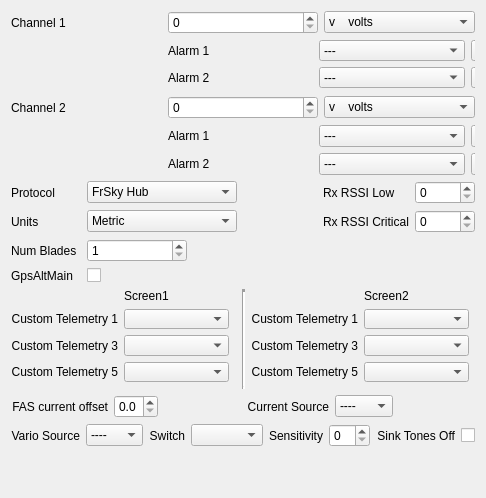
     <widget class="QWidget" name="tab">
      <attribute name="title">
       <string>FrSky</string>
      </attribute>
      <layout class="QVBoxLayout" name="verticalLayout">
       <item>
        <layout class="QGridLayout" name="gridLayout_22">
         <item row="0" column="0">
          <widget class="QLabel" name="label_104">
           <property name="text">
            <string>Channel 1</string>
           </property>
          </widget>
         </item>
         <item row="0" column="2">
          <widget class="QComboBox" name="frsky_type_0">
           <item>
            <property name="text">
             <string>v    volts</string>
            </property>
           </item>
           <item>
            <property name="text">
             <string>---  raw</string>
            </property>
           </item>
           <item>
            <property name="text">
             <string>V    volts x 2</string>
            </property>
           </item>
           <item>
            <property name="text">
             <string>A    Amps</string>
            </property>
           </item>
          </widget>
         </item>
         <item row="0" column="1">
          <widget class="QSpinBox" name="frsky_ratio_0">
           <property name="maximum">
            <number>255</number>
           </property>
          </widget>
         </item>
         <item row="1" column="1" colspan="2">
          <widget class="QWidget" name="widgetAlarm1" native="true">
           <property name="minimumSize">
            <size>
             <width>0</width>
             <height>50</height>
            </size>
           </property>
           <widget class="QWidget" name="layoutWidget">
            <property name="geometry">
             <rect>
              <x>0</x>
              <y>0</y>
              <width>599</width>
              <height>48</height>
             </rect>
            </property>
            <layout class="QGridLayout" name="gridLayout_21">
             <item row="0" column="0">
              <widget class="QLabel" name="label_105">
               <property name="text">
                <string>Alarm 1</string>
               </property>
              </widget>
             </item>
             <item row="0" column="1">
              <widget class="QComboBox" name="frsky_level_0_0">
               <item>
                <property name="text">
                 <string>---</string>
                </property>
               </item>
               <item>
                <property name="text">
                 <string>Yellow</string>
                </property>
               </item>
               <item>
                <property name="text">
                 <string>Orange</string>
                </property>
               </item>
               <item>
                <property name="text">
                 <string>Red</string>
                </property>
               </item>
              </widget>
             </item>
             <item row="0" column="2">
              <widget class="QComboBox" name="frsky_gr_0_0">
               <item>
                <property name="text">
                 <string>&lt;</string>
                </property>
               </item>
               <item>
                <property name="text">
                 <string>&gt;</string>
                </property>
               </item>
              </widget>
             </item>
             <item row="1" column="0">
              <widget class="QLabel" name="label_109">
               <property name="text">
                <string>Alarm 2</string>
               </property>
              </widget>
             </item>
             <item row="1" column="1">
              <widget class="QComboBox" name="frsky_level_0_1">
               <item>
                <property name="text">
                 <string>---</string>
                </property>
               </item>
               <item>
                <property name="text">
                 <string>Yellow</string>
                </property>
               </item>
               <item>
                <property name="text">
                 <string>Orange</string>
                </property>
               </item>
               <item>
                <property name="text">
                 <string>Red</string>
                </property>
               </item>
              </widget>
             </item>
             <item row="1" column="2">
              <widget class="QComboBox" name="frsky_gr_0_1">
               <item>
                <property name="text">
                 <string>&lt;</string>
                </property>
               </item>
               <item>
                <property name="text">
                 <string>&gt;</string>
                </property>
               </item>
              </widget>
             </item>
             <item row="1" column="3">
              <widget class="QSpinBox" name="frsky_val_0_1">
               <property name="maximum">
                <number>255</number>
               </property>
              </widget>
             </item>
             <item row="0" column="3">
              <widget class="QSpinBox" name="frsky_val_0_0">
               <property name="maximum">
                <number>255</number>
               </property>
              </widget>
             </item>
            </layout>
           </widget>
          </widget>
         </item>
        </layout>
       </item>
       <item>
        <layout class="QGridLayout" name="gridLayout_23">
         <item row="0" column="0">
          <widget class="QLabel" name="label_110">
           <property name="text">
            <string>Channel 2</string>
           </property>
          </widget>
         </item>
         <item row="0" column="2">
          <widget class="QComboBox" name="frsky_type_1">
           <item>
            <property name="text">
             <string>v    volts</string>
            </property>
           </item>
           <item>
            <property name="text">
             <string>---   raw</string>
            </property>
           </item>
           <item>
            <property name="text">
             <string>V     volts x 2</string>
            </property>
           </item>
           <item>
            <property name="text">
             <string>A     Amps</string>
            </property>
           </item>
          </widget>
         </item>
         <item row="0" column="1">
          <widget class="QSpinBox" name="frsky_ratio_1">
           <property name="maximum">
            <number>255</number>
           </property>
          </widget>
         </item>
         <item row="1" column="1" colspan="2">
          <widget class="QWidget" name="widgetAlarm2" native="true">
           <property name="minimumSize">
            <size>
             <width>0</width>
             <height>50</height>
            </size>
           </property>
           <widget class="QWidget" name="layoutWidget1">
            <property name="geometry">
             <rect>
              <x>0</x>
              <y>0</y>
              <width>599</width>
              <height>50</height>
             </rect>
            </property>
            <layout class="QGridLayout" name="gridLayout_24">
             <item row="0" column="0">
              <widget class="QLabel" name="label_111">
               <property name="text">
                <string>Alarm 1</string>
               </property>
              </widget>
             </item>
             <item row="0" column="1">
              <widget class="QComboBox" name="frsky_level_1_0">
               <item>
                <property name="text">
                 <string>---</string>
                </property>
               </item>
               <item>
                <property name="text">
                 <string>Yellow</string>
                </property>
               </item>
               <item>
                <property name="text">
                 <string>Orange</string>
                </property>
               </item>
               <item>
                <property name="text">
                 <string>Red</string>
                </property>
               </item>
              </widget>
             </item>
             <item row="0" column="2">
              <widget class="QComboBox" name="frsky_gr_1_0">
               <item>
                <property name="text">
                 <string>&lt;</string>
                </property>
               </item>
               <item>
                <property name="text">
                 <string>&gt;</string>
                </property>
               </item>
              </widget>
             </item>
             <item row="1" column="0">
              <widget class="QLabel" name="label_112">
               <property name="text">
                <string>Alarm 2</string>
               </property>
              </widget>
             </item>
             <item row="1" column="1">
              <widget class="QComboBox" name="frsky_level_1_1">
               <item>
                <property name="text">
                 <string>---</string>
                </property>
               </item>
               <item>
                <property name="text">
                 <string>Yellow</string>
                </property>
               </item>
               <item>
                <property name="text">
                 <string>Orange</string>
                </property>
               </item>
               <item>
                <property name="text">
                 <string>Red</string>
                </property>
               </item>
              </widget>
             </item>
             <item row="1" column="2">
              <widget class="QComboBox" name="frsky_gr_1_1">
               <item>
                <property name="text">
                 <string>&lt;</string>
                </property>
               </item>
               <item>
                <property name="text">
                 <string>&gt;</string>
                </property>
               </item>
              </widget>
             </item>
             <item row="1" column="3">
              <widget class="QSpinBox" name="frsky_val_1_1">
               <property name="maximum">
                <number>255</number>
               </property>
              </widget>
             </item>
             <item row="0" column="3">
              <widget class="QSpinBox" name="frsky_val_1_0">
               <property name="maximum">
                <number>255</number>
               </property>
              </widget>
             </item>
            </layout>
           </widget>
          </widget>
         </item>
        </layout>
       </item>
       <item>
        <layout class="QGridLayout" name="gridLayout_6">
         <item row="0" column="0">
          <widget class="QLabel" name="label_122">
           <property name="minimumSize">
            <size>
             <width>70</width>
             <height>0</height>
            </size>
           </property>
           <property name="maximumSize">
            <size>
             <width>100</width>
             <height>16777215</height>
            </size>
           </property>
           <property name="text">
            <string>Protocol</string>
           </property>
          </widget>
         </item>
         <item row="0" column="1">
          <widget class="QComboBox" name="HubComboBox">
           <property name="maximumSize">
            <size>
             <width>150</width>
             <height>16777215</height>
            </size>
           </property>
           <property name="maxVisibleItems">
            <number>2</number>
           </property>
           <item>
            <property name="text">
             <string>FrSky Hub</string>
            </property>
           </item>
           <item>
            <property name="text">
             <string>WingShadow How High</string>
            </property>
           </item>
          </widget>
         </item>
         <item row="1" column="0">
          <widget class="QLabel" name="label_123">
           <property name="maximumSize">
            <size>
             <width>100</width>
             <height>16777215</height>
            </size>
           </property>
           <property name="text">
            <string>Units</string>
           </property>
          </widget>
         </item>
         <item row="1" column="1">
          <widget class="QComboBox" name="UnitsComboBox">
           <property name="maximumSize">
            <size>
             <width>150</width>
             <height>16777215</height>
            </size>
           </property>
           <property name="maxVisibleItems">
            <number>2</number>
           </property>
           <item>
            <property name="text">
             <string>Metric</string>
            </property>
           </item>
           <item>
            <property name="text">
             <string>Imperial</string>
            </property>
           </item>
          </widget>
         </item>
         <item row="2" column="0">
          <widget class="QLabel" name="label_124">
           <property name="maximumSize">
            <size>
             <width>100</width>
             <height>16777215</height>
            </size>
           </property>
           <property name="text">
            <string>Num Blades</string>
           </property>
          </widget>
         </item>
         <item row="2" column="1">
          <widget class="QSpinBox" name="BladesSpinBox">
           <property name="maximumSize">
            <size>
             <width>100</width>
             <height>16777215</height>
            </size>
           </property>
           <property name="minimum">
            <number>1</number>
           </property>
           <property name="maximum">
            <number>127</number>
           </property>
          </widget>
         </item>
         <item row="3" column="0">
          <widget class="QLabel" name="label_125">
           <property name="maximumSize">
            <size>
             <width>100</width>
             <height>16777215</height>
            </size>
           </property>
           <property name="text">
            <string>GpsAltMain</string>
           </property>
          </widget>
         </item>
         <item row="3" column="1">
          <widget class="QCheckBox" name="GpsAltMain">
           <property name="maximumSize">
            <size>
             <width>50</width>
             <height>16777215</height>
            </size>
           </property>
           <property name="layoutDirection">
            <enum>Qt::LeftToRight</enum>
           </property>
           <property name="text">
            <string/>
           </property>
          </widget>
         </item>
         <item row="1" column="3">
          <widget class="QLabel" name="label_RxRssiCritical">
           <property name="maximumSize">
            <size>
             <width>100</width>
             <height>16777215</height>
            </size>
           </property>
           <property name="text">
            <string>Rx RSSI Critical</string>
           </property>
          </widget>
         </item>
         <item row="1" column="4">
          <widget class="QSpinBox" name="RxRssiCriticalSB">
           <property name="maximumSize">
            <size>
             <width>150</width>
             <height>16777215</height>
            </size>
           </property>
           <property name="maximum">
            <number>80</number>
           </property>
          </widget>
         </item>
         <item row="0" column="4">
          <widget class="QSpinBox" name="RxRssiLowSB">
           <property name="minimumSize">
            <size>
             <width>60</width>
             <height>0</height>
            </size>
           </property>
           <property name="maximumSize">
            <size>
             <width>150</width>
             <height>16777215</height>
            </size>
           </property>
           <property name="maximum">
            <number>80</number>
           </property>
          </widget>
         </item>
         <item row="0" column="3">
          <widget class="QLabel" name="label_RxRssiLow">
           <property name="minimumSize">
            <size>
             <width>70</width>
             <height>0</height>
            </size>
           </property>
           <property name="maximumSize">
            <size>
             <width>100</width>
             <height>16777215</height>
            </size>
           </property>
           <property name="text">
            <string>Rx RSSI Low</string>
           </property>
          </widget>
         </item>
         <item row="0" column="2">
          <spacer name="horizontalSpacer_12">
           <property name="orientation">
            <enum>Qt::Horizontal</enum>
           </property>
           <property name="sizeHint" stdset="0">
            <size>
             <width>40</width>
             <height>20</height>
            </size>
           </property>
          </spacer>
         </item>
        </layout>
       </item>
       <item>
        <layout class="QHBoxLayout" name="horizontalLayout_8">
         <item>
          <widget class="QWidget" name="widgetCt1" native="true">
           <property name="minimumSize">
            <size>
             <width>10</width>
             <height>100</height>
            </size>
           </property>
           <widget class="QWidget" name="layoutWidget2">
            <property name="geometry">
             <rect>
              <x>0</x>
              <y>0</y>
              <width>441</width>
              <height>93</height>
             </rect>
            </property>
            <layout class="QGridLayout" name="gridLayout_25" columnstretch="0,0,0,0">
             <item row="1" column="0">
              <widget class="QLabel" name="label_86">
               <property name="text">
                <string>Custom Telemetry 1</string>
               </property>
               <property name="alignment">
                <set>Qt::AlignRight|Qt::AlignTrailing|Qt::AlignVCenter</set>
               </property>
              </widget>
             </item>
             <item row="3" column="0">
              <widget class="QLabel" name="label_88">
               <property name="text">
                <string>Custom Telemetry 3</string>
               </property>
               <property name="alignment">
                <set>Qt::AlignRight|Qt::AlignTrailing|Qt::AlignVCenter</set>
               </property>
              </widget>
             </item>
             <item row="5" column="0">
              <widget class="QLabel" name="label_89">
               <property name="text">
                <string>Custom Telemetry 5</string>
               </property>
               <property name="alignment">
                <set>Qt::AlignRight|Qt::AlignTrailing|Qt::AlignVCenter</set>
               </property>
              </widget>
             </item>
             <item row="1" column="2">
              <widget class="QLabel" name="label_87">
               <property name="text">
                <string>Custom Telemetry 2</string>
               </property>
               <property name="alignment">
                <set>Qt::AlignRight|Qt::AlignTrailing|Qt::AlignVCenter</set>
               </property>
              </widget>
             </item>
             <item row="3" column="2">
              <widget class="QLabel" name="label_90">
               <property name="text">
                <string>Custom Telemetry 4</string>
               </property>
               <property name="alignment">
                <set>Qt::AlignRight|Qt::AlignTrailing|Qt::AlignVCenter</set>
               </property>
              </widget>
             </item>
             <item row="5" column="2">
              <widget class="QLabel" name="label_91">
               <property name="text">
                <string>Custom Telemetry 6</string>
               </property>
               <property name="alignment">
                <set>Qt::AlignRight|Qt::AlignTrailing|Qt::AlignVCenter</set>
               </property>
              </widget>
             </item>
             <item row="1" column="1">
              <widget class="QComboBox" name="Ct1"/>
             </item>
             <item row="1" column="3">
              <widget class="QComboBox" name="Ct2"/>
             </item>
             <item row="3" column="1">
              <widget class="QComboBox" name="Ct3"/>
             </item>
             <item row="3" column="3">
              <widget class="QComboBox" name="Ct4"/>
             </item>
             <item row="5" column="1">
              <widget class="QComboBox" name="Ct5"/>
             </item>
             <item row="5" column="3">
              <widget class="QComboBox" name="Ct6"/>
             </item>
             <item row="0" column="1">
              <widget class="QLabel" name="label_200">
               <property name="text">
                <string>Screen1</string>
               </property>
              </widget>
             </item>
            </layout>
           </widget>
          </widget>
         </item>
         <item>
          <widget class="Line" name="line">
           <property name="lineWidth">
            <number>3</number>
           </property>
           <property name="orientation">
            <enum>Qt::Vertical</enum>
           </property>
          </widget>
         </item>
         <item>
          <widget class="QWidget" name="widgetCt2" native="true">
           <property name="minimumSize">
            <size>
             <width>0</width>
             <height>100</height>
            </size>
           </property>
           <widget class="QWidget" name="layoutWidget3">
            <property name="geometry">
             <rect>
              <x>0</x>
              <y>0</y>
              <width>441</width>
              <height>93</height>
             </rect>
            </property>
            <layout class="QGridLayout" name="gridLayout_27" columnstretch="0,0,0,0,0">
             <item row="1" column="1">
              <widget class="QLabel" name="label_194">
               <property name="text">
                <string>Custom Telemetry 1</string>
               </property>
               <property name="alignment">
                <set>Qt::AlignRight|Qt::AlignTrailing|Qt::AlignVCenter</set>
               </property>
              </widget>
             </item>
             <item row="3" column="1">
              <widget class="QLabel" name="label_195">
               <property name="text">
                <string>Custom Telemetry 3</string>
               </property>
               <property name="alignment">
                <set>Qt::AlignRight|Qt::AlignTrailing|Qt::AlignVCenter</set>
               </property>
              </widget>
             </item>
             <item row="5" column="1">
              <widget class="QLabel" name="label_196">
               <property name="text">
                <string>Custom Telemetry 5</string>
               </property>
               <property name="alignment">
                <set>Qt::AlignRight|Qt::AlignTrailing|Qt::AlignVCenter</set>
               </property>
              </widget>
             </item>
             <item row="1" column="3">
              <widget class="QLabel" name="label_197">
               <property name="text">
                <string>Custom Telemetry 2</string>
               </property>
               <property name="alignment">
                <set>Qt::AlignRight|Qt::AlignTrailing|Qt::AlignVCenter</set>
               </property>
              </widget>
             </item>
             <item row="3" column="3">
              <widget class="QLabel" name="label_198">
               <property name="text">
                <string>Custom Telemetry 4</string>
               </property>
               <property name="alignment">
                <set>Qt::AlignRight|Qt::AlignTrailing|Qt::AlignVCenter</set>
               </property>
              </widget>
             </item>
             <item row="5" column="3">
              <widget class="QLabel" name="label_199">
               <property name="text">
                <string>Custom Telemetry 6</string>
               </property>
               <property name="alignment">
                <set>Qt::AlignRight|Qt::AlignTrailing|Qt::AlignVCenter</set>
               </property>
              </widget>
             </item>
             <item row="1" column="2">
              <widget class="QComboBox" name="Ct1_2"/>
             </item>
             <item row="1" column="4">
              <widget class="QComboBox" name="Ct2_2"/>
             </item>
             <item row="3" column="2">
              <widget class="QComboBox" name="Ct3_2"/>
             </item>
             <item row="3" column="4">
              <widget class="QComboBox" name="Ct4_2"/>
             </item>
             <item row="5" column="2">
              <widget class="QComboBox" name="Ct5_2"/>
             </item>
             <item row="5" column="4">
              <widget class="QComboBox" name="Ct6_2"/>
             </item>
             <item row="0" column="2">
              <widget class="QLabel" name="label_201">
               <property name="text">
                <string>Screen2</string>
               </property>
              </widget>
             </item>
            </layout>
           </widget>
          </widget>
         </item>
        </layout>
       </item>
       <item>
        <layout class="QHBoxLayout" name="horizontalLayout_7">
         <item>
          <widget class="QLabel" name="label_152">
           <property name="maximumSize">
            <size>
             <width>100</width>
             <height>16777215</height>
            </size>
           </property>
           <property name="text">
            <string>FAS current offset</string>
           </property>
           <property name="alignment">
            <set>Qt::AlignRight|Qt::AlignTrailing|Qt::AlignVCenter</set>
           </property>
          </widget>
         </item>
         <item>
          <widget class="QDoubleSpinBox" name="FASoffsetSB">
           <property name="maximumSize">
            <size>
             <width>100</width>
             <height>16777215</height>
            </size>
           </property>
           <property name="decimals">
            <number>1</number>
           </property>
           <property name="maximum">
            <double>1.500000000000000</double>
           </property>
           <property name="singleStep">
            <double>0.100000000000000</double>
           </property>
          </widget>
         </item>
         <item>
          <spacer name="horizontalSpacer_14">
           <property name="orientation">
            <enum>Qt::Horizontal</enum>
           </property>
           <property name="sizeHint" stdset="0">
            <size>
             <width>40</width>
             <height>20</height>
            </size>
           </property>
          </spacer>
         </item>
         <item>
          <widget class="QLabel" name="label_177">
           <property name="maximumSize">
            <size>
             <width>100</width>
             <height>16777215</height>
            </size>
           </property>
           <property name="text">
            <string>Current Source</string>
           </property>
           <property name="alignment">
            <set>Qt::AlignRight|Qt::AlignTrailing|Qt::AlignVCenter</set>
           </property>
          </widget>
         </item>
         <item>
          <widget class="QComboBox" name="currentSource">
           <property name="maximumSize">
            <size>
             <width>150</width>
             <height>16777215</height>
            </size>
           </property>
           <property name="maxVisibleItems">
            <number>2</number>
           </property>
           <item>
            <property name="text">
             <string>----</string>
            </property>
           </item>
           <item>
            <property name="text">
             <string>A1</string>
            </property>
           </item>
           <item>
            <property name="text">
             <string>A2</string>
            </property>
           </item>
           <item>
            <property name="text">
             <string>FasV</string>
            </property>
           </item>
           <item>
            <property name="text">
             <string>SC1</string>
            </property>
           </item>
           <item>
            <property name="text">
             <string>SC2</string>
            </property>
           </item>
           <item>
            <property name="text">
             <string>SC3</string>
            </property>
           </item>
           <item>
            <property name="text">
             <string>SC4</string>
            </property>
           </item>
          </widget>
         </item>
         <item>
          <spacer name="horizontalSpacer_15">
           <property name="orientation">
            <enum>Qt::Horizontal</enum>
           </property>
           <property name="sizeHint" stdset="0">
            <size>
             <width>40</width>
             <height>20</height>
            </size>
           </property>
          </spacer>
         </item>
        </layout>
       </item>
       <item>
        <layout class="QGridLayout" name="gridLayout_9">
         <item row="0" column="0">
          <widget class="QLabel" name="label_161">
           <property name="maximumSize">
            <size>
             <width>100</width>
             <height>16777215</height>
            </size>
           </property>
           <property name="text">
            <string>Vario Source</string>
           </property>
           <property name="alignment">
            <set>Qt::AlignRight|Qt::AlignTrailing|Qt::AlignVCenter</set>
           </property>
          </widget>
         </item>
         <item row="0" column="1">
          <widget class="QComboBox" name="VarioSourceCB">
           <item>
            <property name="text">
             <string>----</string>
            </property>
           </item>
           <item>
            <property name="text">
             <string>Vspd</string>
            </property>
           </item>
           <item>
            <property name="text">
             <string>A2</string>
            </property>
           </item>
          </widget>
         </item>
         <item row="0" column="2">
          <widget class="QLabel" name="label_162">
           <property name="maximumSize">
            <size>
             <width>100</width>
             <height>16777215</height>
            </size>
           </property>
           <property name="text">
            <string>Switch</string>
           </property>
           <property name="alignment">
            <set>Qt::AlignRight|Qt::AlignTrailing|Qt::AlignVCenter</set>
           </property>
          </widget>
         </item>
         <item row="0" column="3">
          <widget class="QComboBox" name="VarioSwitchCB"/>
         </item>
         <item row="0" column="4">
          <widget class="QLabel" name="label_163">
           <property name="maximumSize">
            <size>
             <width>100</width>
             <height>16777215</height>
            </size>
           </property>
           <property name="text">
            <string>Sensitivity</string>
           </property>
           <property name="alignment">
            <set>Qt::AlignRight|Qt::AlignTrailing|Qt::AlignVCenter</set>
           </property>
          </widget>
         </item>
         <item row="0" column="5">
          <widget class="QSpinBox" name="VarioSensitivitySB">
           <property name="maximum">
            <number>50</number>
           </property>
          </widget>
         </item>
         <item row="0" column="7">
          <widget class="QCheckBox" name="SinkTonesOff">
           <property name="maximumSize">
            <size>
             <width>50</width>
             <height>16777215</height>
            </size>
           </property>
           <property name="layoutDirection">
            <enum>Qt::LeftToRight</enum>
           </property>
           <property name="text">
            <string/>
           </property>
          </widget>
         </item>
         <item row="0" column="6">
          <widget class="QLabel" name="label_165">
           <property name="maximumSize">
            <size>
             <width>100</width>
             <height>16777215</height>
            </size>
           </property>
           <property name="text">
            <string>Sink Tones Off</string>
           </property>
           <property name="alignment">
            <set>Qt::AlignRight|Qt::AlignTrailing|Qt::AlignVCenter</set>
           </property>
          </widget>
         </item>
        </layout>
       </item>
       <item>
        <spacer name="verticalSpacer_2">
         <property name="orientation">
          <enum>Qt::Vertical</enum>
         </property>
         <property name="sizeHint" stdset="0">
          <size>
           <width>20</width>
           <height>40</height>
          </size>
         </property>
        </spacer>
       </item>
      </layout>
     </widget>
